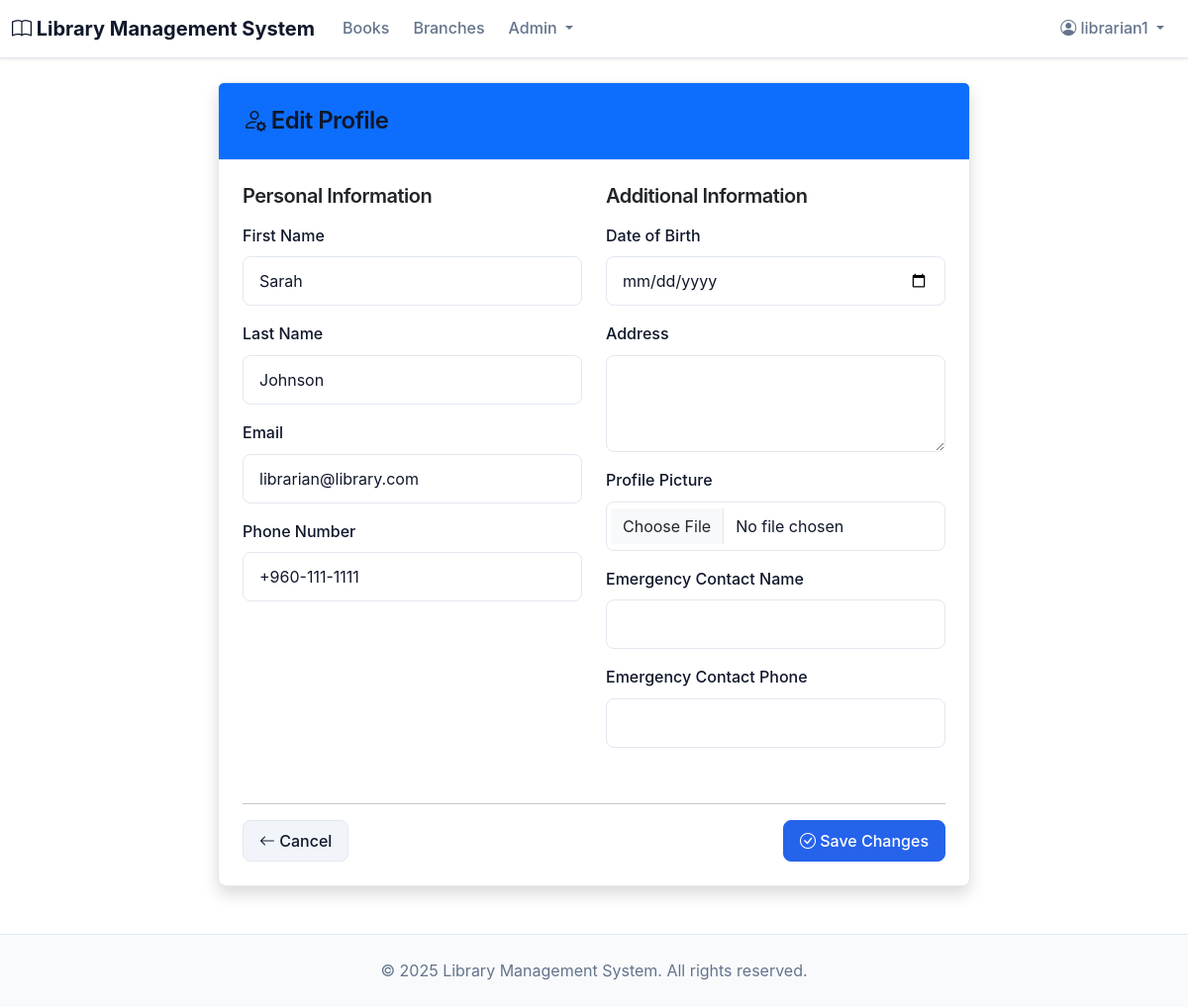
Page /accounts/profile/edit/ (signed in) on the committed database.
### accounts/models.py (models this page shows, shortened)
class User(AbstractUser):
    USER_TYPE_CHOICES = [
        ('member', 'Library Member'),
        ('librarian', 'Librarian'),
        ('admin', 'Administrator'),
    ]
    user_type = models.CharField(max_length=20, choices=USER_TYPE_CHOICES, default='member')
    phone_number = models.CharField(max_length=15, blank=True)
    date_of_birth = models.DateField(blank=True, null=True)
    address = models.TextField(blank=True)
    emergency_contact_name = models.CharField(max_length=100, blank=True)
    emergency_contact_phone = models.CharField(max_length=15, blank=True)
    library_card_number = models.CharField(max_length=20, unique=True, blank=True, null=True)
    is_active_member = models.BooleanField(default=True)
    membership_date = models.DateTimeField(default=timezone.now)
    membership_expiry = models.DateTimeField(blank=True, null=True)
    profile_picture = models.ImageField(upload_to='profile_pictures/', blank=True, null=True)
    @property
    def is_librarian(self):
        return self.user_type in ['librarian', 'admin']

### accounts/views.py (the view, shortened to what this page needs)
# urls.py: path('profile/edit/', views.ProfileEditView.as_view(), name='profile_edit'),
class ProfileEditView(LoginRequiredMixin, UpdateView):
    model = User
    form_class = UserProfileForm
    template_name = 'accounts/profile_edit.html'
    success_url = reverse_lazy('accounts:profile')
    def get_object(self):
        return self.request.user

### accounts/forms.py
class UserProfileForm(forms.ModelForm):
    class Meta:
        model = User
        fields = ['first_name', 'last_name', 'email', 'phone_number',
                 'date_of_birth', 'address', 'emergency_contact_name',
                 'emergency_contact_phone', 'profile_picture']
        widgets = {
            'date_of_birth': forms.DateInput(attrs={'type': 'date'}),
            'address': forms.Textarea(attrs={'rows': 3}),
        }

### templates/accounts/profile_edit.html (shortened to what this page needs)
{% extends 'base.html' %}
{% block content %}
<div class="container mt-4">
    <div class="row justify-content-center">
        <div class="col-md-8">
            <div class="card shadow">
                <div class="card-header bg-primary text-white">
                    <h4 class="mb-0">
                        <i class="bi bi-person-gear"></i> Edit Profile
                    </h4>
                </div>
                <div class="card-body">
                    <form method="post" enctype="multipart/form-data">
                        <div class="row">
                            <div class="col-md-6">
                                <h5 class="mb-3 text-primary">Personal Information</h5>
                                <div class="mb-3">
                                    <label for="{{ form.first_name.id_for_label }}" class="form-label">First Name</label>
                                    {{ form.first_name }}
                                </div>
                                <div class="mb-3">
                                    <label for="{{ form.last_name.id_for_label }}" class="form-label">Last Name</label>
                                    {{ form.last_name }}
                                </div>
                                <div class="mb-3">
                                    <label for="{{ form.email.id_for_label }}" class="form-label">Email</label>
                                    {{ form.email }}
                                </div>
                                <div class="mb-3">
                                    <label for="{{ form.phone_number.id_for_label }}" class="form-label">Phone Number</label>
                                    {{ form.phone_number }}
                                </div>
                            </div>
                            <div class="col-md-6">
                                <h5 class="mb-3 text-primary">Additional Information</h5>
                                <div class="mb-3">
                                    <label for="{{ form.date_of_birth.id_for_label }}" class="form-label">Date of Birth</label>
                                    {{ form.date_of_birth }}
                                </div>
                                <div class="mb-3">
                                    <label for="{{ form.address.id_for_label }}" class="form-label">Address</label>
                                    {{ form.address }}
                                </div>
                                {% if form.profile_picture %}
                                <div class="mb-3">
                                    <label for="{{ form.profile_picture.id_for_label }}" class="form-label">Profile Picture</label>
                                    {{ form.profile_picture }}
                                </div>
                                {% endif %}
                                {% if form.emergency_contact_name %}
                                <div class="mb-3">
                                    <label for="{{ form.emergency_contact_name.id_for_label }}" class="form-label">Emergency Contact Name</label>
                                    {{ form.emergency_contact_name }}
                                </div>
                                {% endif %}
                                {% if form.emergency_contact_phone %}
                                <div class="mb-3">
                                    <label for="{{ form.emergency_contact_phone.id_for_label }}" class="form-label">Emergency Contact Phone</label>
                                    {{ form.emergency_contact_phone }}
                                </div>
                                {% endif %}
                            </div>
                        </div>
                        <div class="row mt-4">
                            <div class="col-12">
                                <hr>
                                <div class="d-flex justify-content-between">
                                    <a href="{% url 'accounts:profile' %}" class="btn btn-secondary">
                                        <i class="bi bi-arrow-left"></i> Cancel
                                    </a>
                                    <button type="submit" class="btn btn-primary">
                                        <i class="bi bi-check-circle"></i> Save Changes
                                    </button>
                                </div>
                            </div>
                        </div>
                    </form>
                </div>
            </div>
        </div>
    </div>
</div>
{% endblock %}

### templates/base.html (shortened to what this page needs)
<!DOCTYPE html>
<html lang="en">
<head>
    <link href="https://cdn.jsdelivr.net/npm/bootstrap@5.3.0/dist/css/bootstrap.min.css" rel="stylesheet">
    <link href="https://cdn.jsdelivr.net/npm/bootstrap-icons@1.10.0/font/bootstrap-icons.css" rel="stylesheet">
    {% load static %}
    <link rel="stylesheet" href="{% static 'css/custom.css' %}">
</head>
<body>
    <nav class="navbar navbar-expand-lg navbar-light" style="background-color: var(--background); box-shadow: 0 1px 3px 0 rgba(0, 0, 0, 0.1); border-bottom: 1px solid var(--border);">
        <div class="container">
            <a class="navbar-brand" href="{% url 'home' %}">
                <i class="bi bi-book"></i> Library Management System
            </a>
            <div class="collapse navbar-collapse" id="navbarNav">
                <ul class="navbar-nav me-auto">
                    <li class="nav-item">
                        <a class="nav-link" href="{% url 'books:book_list' %}">Books</a>
                    </li>
                    <li class="nav-item">
                        <a class="nav-link" href="{% url 'library_branches:branch_list' %}">Branches</a>
                    </li>
                    {% if user.is_authenticated and user.is_librarian %}
                    <li class="nav-item dropdown">
                        <a class="nav-link dropdown-toggle" href="#" id="adminDropdown" role="button" data-bs-toggle="dropdown">
                            Admin
                        </a>
                    </li>
                    {% endif %}
                </ul>
                <ul class="navbar-nav">
                    {% if user.is_authenticated %}
                    <li class="nav-item dropdown">
                        <a class="nav-link dropdown-toggle" href="#" id="userDropdown" role="button" data-bs-toggle="dropdown">
                            <i class="bi bi-person-circle"></i> {{ user.username }}
                        </a>
                    </li>
                    {% endif %}
                </ul>
            </div>
        </div>
    </nav>
    <main class="container mt-4 mb-5" style="min-height: calc(100vh - 200px);">
        {% block content %}{% endblock %}
    </main>
    <footer class="mt-5 py-4" style="background-color: var(--muted); color: var(--muted-foreground); border-top: 1px solid var(--border);">
        <div class="container text-center">
            <p class="mb-0 text-sm" style="color: var(--muted-foreground); font-weight: 400;">&copy; 2025 Library Management System. All rights reserved.</p>
        </div>
    </footer>
</body>
</html>

### static/css/custom.css (style rules this page uses)
:root { --background: #ffffff; --foreground: #0f172a; --card: #ffffff; --primary: #2563eb; --primary-foreground: #ffffff; --secondary: #f1f5f9; --secondary-foreground: #0f172a; --muted: #f8fafc; --muted-foreground: #64748b; --accent: #f1f5f9; --accent-foreground: #0f172a; --border: #e2e8f0; --success: #059669; --warning: #d97706; --destructive: #dc2626; --info: #0284c7; --radius: 0.5rem; }
body { background-color: var(--background); color: var(--foreground); font-family: -apple-system, BlinkMacSystemFont, "Segoe UI", Roboto, sans-serif; line-height: 1.6; }
h1, h2, h3, h4, h5, h6 { color: var(--foreground); font-weight: 600; letter-spacing: -0.025em; }
.card { background-color: var(--card); border: 1px solid var(--border); border-radius: var(--radius); box-shadow: 0 1px 3px rgba(0, 0, 0, 0.1); transition: all 0.2s ease; }
.card-header { background-color: var(--muted); border-bottom: 1px solid var(--border); padding: 1.5rem; font-weight: 600; }
.card-body { padding: 1.5rem; }
.navbar-light { background-color: var(--background) !important; border-bottom: 1px solid var(--border); box-shadow: 0 1px 3px rgba(0, 0, 0, 0.1); }
.navbar-brand { font-weight: 700; font-size: 1.25rem; color: var(--foreground) !important; }
.navbar-nav .nav-link { font-weight: 500; color: var(--muted-foreground) !important; transition: all 0.2s ease; padding: 0.5rem 1rem; border-radius: var(--radius); margin: 0 0.25rem; }
.form-control { background-color: var(--background); border: 1px solid var(--border); border-radius: var(--radius); padding: 0.75rem 1rem; color: var(--foreground); transition: all 0.2s ease; }
.form-label { font-weight: 500; color: var(--foreground); margin-bottom: 0.5rem; }
.btn { border-radius: var(--radius); font-weight: 500; padding: 0.5rem 1rem; transition: all 0.2s ease; text-decoration: none; border: 1px solid transparent; }
.btn-primary { background-color: var(--primary); color: var(--primary-foreground); border-color: var(--primary); }
.btn-secondary { background-color: var(--secondary); color: var(--secondary-foreground); border-color: var(--border); }
footer { background-color: var(--muted); color: var(--muted-foreground); border-top: 1px solid var(--border); }
a { color: var(--primary); text-decoration: none; }
.text-primary { color: var(--primary) !important; }
a { color: hsl(var(--primary)); text-decoration: none; transition: color 0.2s ease; }
.container { max-width: 1200px; }
.text-primary { color: hsl(var(--primary)) !important; }

### rows in the picture
User: username "librarian1", first_name "Sarah", last_name "Johnson", email "librarian@library.com", phone_number "+960-111-1111"
